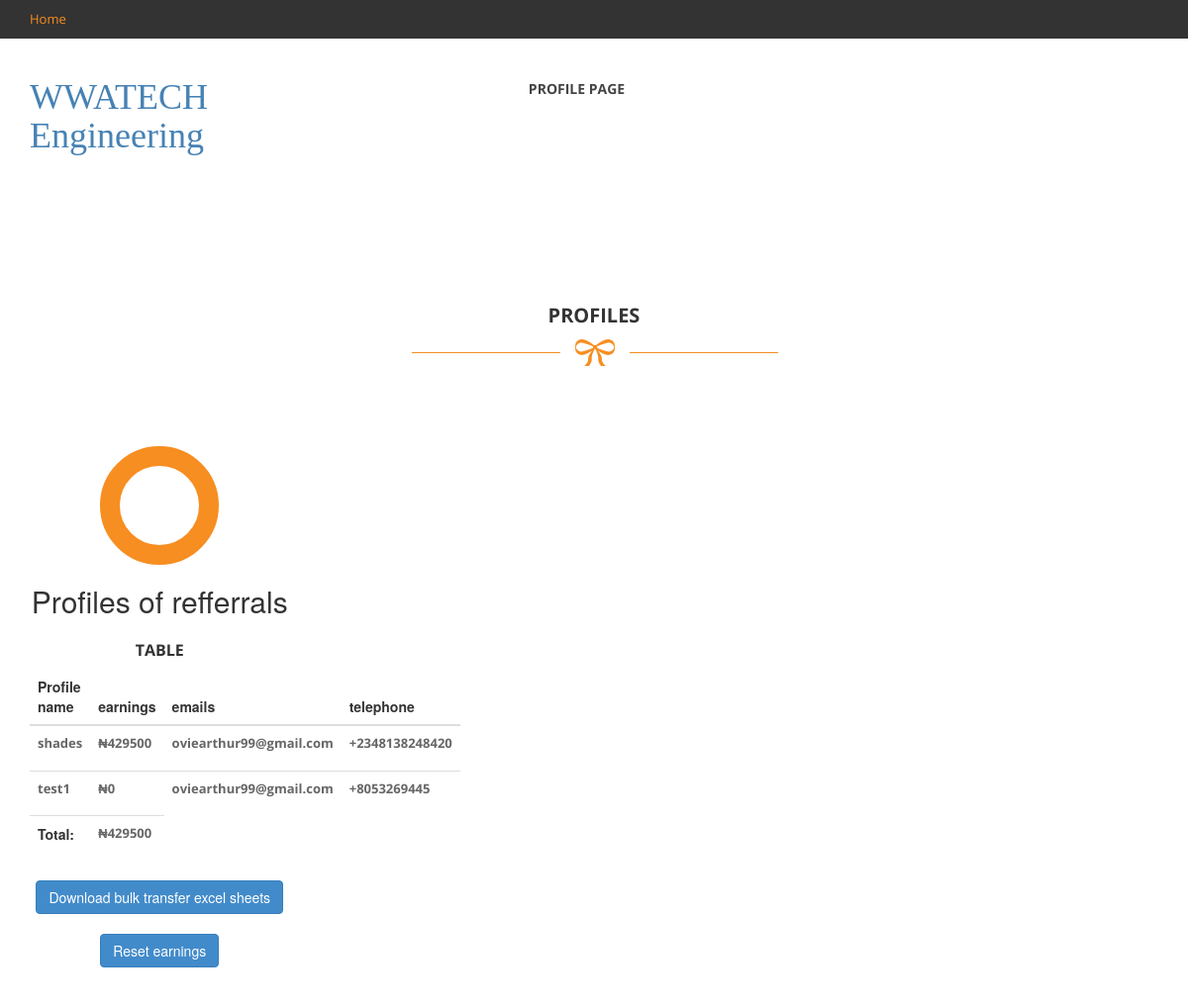
/profiles-details/, run on the app's committed database.
### solar/models.py (models this page shows, shortened)
class Profile(models.Model):
    user= models.OneToOneField(User, on_delete= models.CASCADE)
    image= models.ImageField(upload_to= "media", blank=True, null=True)
    name= models.CharField(max_length=25)
    code= models.CharField(max_length=5)
    email= models.EmailField()
    telephone= models.IntegerField()
    earnings= models.IntegerField(default= 0)
    rec_by= models.ForeignKey(User, on_delete= models.CASCADE, related_name= "rec_by", null=True)
    recommendations= models.ManyToManyField(User, blank=True, related_name= "recs")

### solar/views.py (the view)
# urls.py: path('profiles-details/', views.profiles_details, name="profiles-details"),
def profiles_details(request):
    profiles= Profile.objects.all()
    total_amount = profiles.aggregate(total_amount=Sum('earnings'))['total_amount']
    context= {
        'profiles':profiles,
        'total': total_amount
    }
    return render(request, 'profiles-details.html', context)

### templates/profiles-details.html (shortened to what this page needs)
{% load static %}
<!DOCTYPE html>
 <html class="no-js">
    <head>
        <link rel="stylesheet" href="{% static 'css/bootstrap.css' %}">
        <link rel="stylesheet" href="{% static 'css/font-awesome.css' %}">
        <link rel="stylesheet" href="{% static 'css/templatemo_style.css' %}">
        <link rel="stylesheet" href="{% static 'css/templatemo_misc.css' %}">
        <link rel="stylesheet" href="{% static 'css/flexslider.css' %}">
        <link rel="stylesheet" href="{% static 'css/testimonails-slider.css' %}">
    </head>
    <body>
            <header>
                <div id="top-header">
                    <div class="container">
                        <div class="row">
                            <div class="col-md-6">
                                <div class="home-account">
                                    <a href="{% url 'home' %}">Home</a>
                                </div>
                            </div>
                        </div>
                    </div>
                </div>
                <div id="main-header">
                    <div class="container">
                        <div class="row">
                            <div class="col-md-3">
                                <div class="logo">
                                    <a href="#"><h1 style="color: steelblue; font-family: Georgia, 'Times New Roman', Times, serif;">WWATECH Engineering</h1></a>
                                </div>
                            </div>
                            <div class="col-md-6">
                                <div class="main-menu">
                                    <ul>
                                      <li><a href="{% url 'profile' %}">profile page</a></li>
                                    </ul>
                                </div>
                            </div>
                        </div>
                    </div>
                </div>
            </header>
            <div id="services">
                <div class="container">
                    <div class="row">
                        <div class="col-md-12">
                            <div class="heading-section">
                                <h2>Profiles</h2>
                                <img src="{% static 'images/under-heading.png' %}" alt="" >
                            </div>
                        </div>
                    </div>
                    <div class="row">
                        <div class="col-md-3 col-sm-6">
                            <div class="service-item">
                                <div class="icon">
                                    <i class="fa fa-pencil"></i>
                                </div>
                                <h2>Profiles of refferrals</h2>
                                <h4>Table</h4>
                                <table class="table">
                                    <thead>
                                    <tr>
                                        <th scope="col">Profile name</th>
                                        <th scope="col">earnings</th>
                                        <th scope="col">emails</th>
                                        <th scope="col">telephone</th>
                                    </tr>
                                    </thead>
                                    <tbody>
                                    {% for profile in profiles %}
                                    <tr>
                                        <th scope="row"><p>{{profile.name}}</p></th>
                                        <th><p>₦{{profile.earnings}}</p></th>
                                        <th><p>{{profile.email}}</p></th>
                                        <th><p>+{{profile.telephone}}</p></th>
                                    </tr>
                                    {% endfor %}
                                    <tr>
                                    <th>Total:</th>
                                    <th><p>₦{{total}}</p></th>
                                    </tr>
                                    </tbody>
                                </table>
                                <div class="row">
                                        <a href="{% url 'bulktransfer' %}"><button type="submit" class="btn btn-primary">Download bulk transfer excel sheets</button></a>
                                    <br>
                                    <br>
                                    <a href="{% url 'reset' %}"><button class="btn btn-primary">Reset earnings</button></a>
                                </div>
                                <br>
                                <br>
                            </div>
                        </div>
                    </div>
                </div>
            </div>
    </body>
</html>

### static/css/templatemo_style.css (style rules this page uses)
a { text-decoration: none; color: #f78e21; }
p { font-family: 'Open Sans', sans-serif; font-size: 13px; color: #666; }
.heading-section { text-align: center; padding: 100px 0 80px 0; }
.heading-section h2 { font-family: 'Open Sans', sans-serif; font-size: 20px; color: #333; font-weight: 700; text-transform: uppercase; }
*, *:before, *:after { -moz-box-sizing: border-box; -webkit-box-sizing: border-box; box-sizing: border-box; }
#top-header { background-color: #333; color: #fff; }
.home-account a { display: inline-block; margin-right: 15px; padding: 10px 0; font-size: 13px; font-family: 'Open Sans', sans-serif; }
.logo { padding: 20px 0; }
.main-menu ul { padding: 0px; margin: 0px; text-align: center; }
.main-menu li { list-style: none; display: inline-block; padding: 40px 0; }
.main-menu a { font-family: 'Open Sans', sans-serif; font-weight: 700; font-size: 14px; color: #444; text-transform: uppercase; margin-right: 35px; }
.service-item { text-align: center; }
.icon i { border-radius: 50%; border: 20px solid #f78e21; color: #f78e21; font-size: 28px; line-height: 80px; width: 120px; height: 120px; }
.service-item h4 { font-family: 'Open Sans', sans-serif; font-size: 16px; font-weight: 700; color: #333; text-transform: uppercase; margin-top: 25px; }
@media screen and (min-width: 995px) { body { overflow-x: hidden; } }

### data on the page
Profile: name "shades", earnings "429500", email "oviearthur99@gmail.com", telephone "2348138248420"
Profile: name "test1", earnings "0", email "oviearthur99@gmail.com", telephone "8053269445"

### other printed values
{{ total }} "429500"
